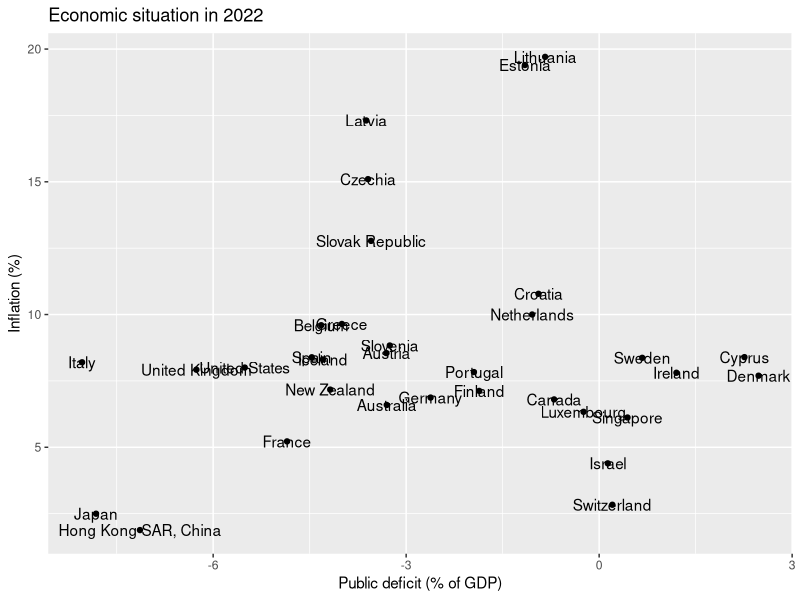
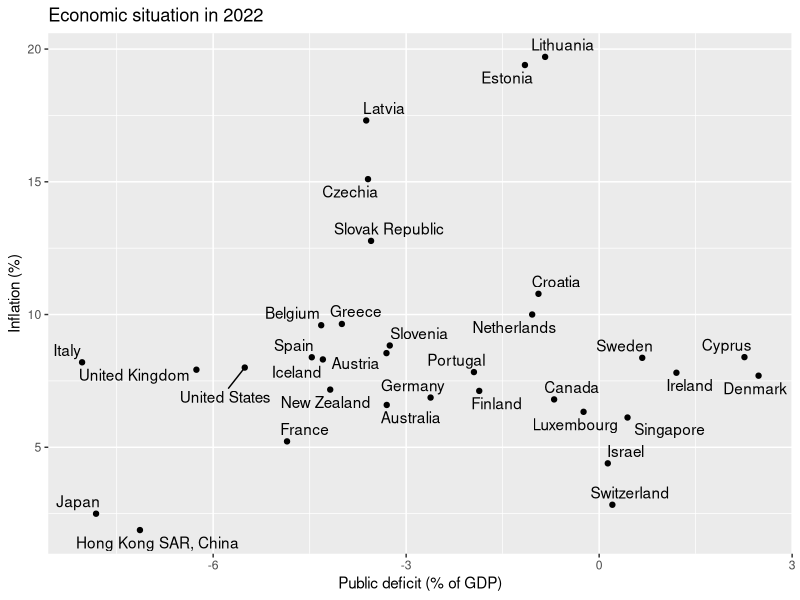
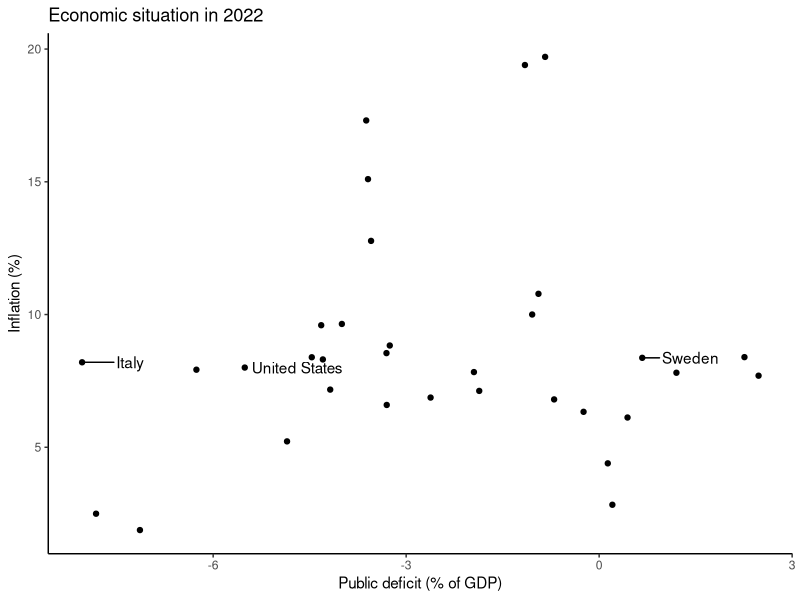
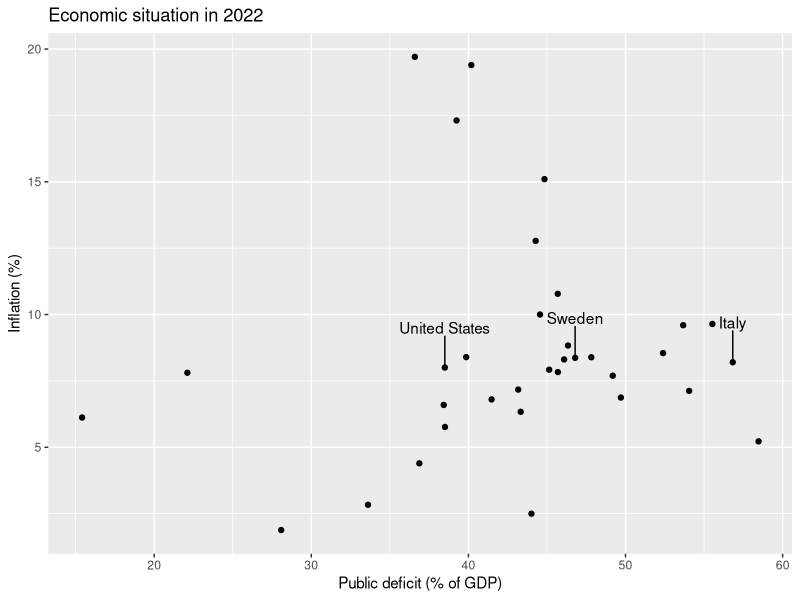

Here is the R script that generated these plots, in order:
## ---- chunk 1
library(tidyverse)
# Get fiscal data
imf <- read_csv("data_macro/imf-fiscalmonitor-apr2023.csv")
imf
## ---- chunk 2
# Reformat data to wide and keep only the latest year
imf_wide2022 <- imf %>% select(variable,country,`2022`) %>%
  pivot_wider(names_from = variable, values_from = `2022`)

imf_wide2022
## ---- chunk 3
# Merge in inflation data:
inf <- read_csv("data_macro/inflation_WDI.csv")
inf2022 <- inf %>% filter(year==2022)

econ2022 <- left_join(imf_wide2022,inf2022,by="country")
## ---- chunk 4
# Make a simpe plot:
econ2022 %>%
  filter(country != "Norway") %>%
  ggplot(aes(y=inflation,
         x=`Overall Balance`,
         label=country)) + 
  geom_point() +
  geom_text() +
  labs(title = "Economic situation in 2022",
        x="Public deficit (% of GDP)", y= "Inflation (%)")
## ---- chunk 5
econ2022 %>%
  filter(country != "Norway") %>%
  ggplot(aes(y=inflation,
         x=`Overall Balance`,
         label=country)) + 
  geom_point() +
  ggrepel::geom_text_repel() +
  labs(title = "Economic situation in 2022",
        x="Public deficit (% of GDP)", y= "Inflation (%)")
## ---- chunk 6
econ2022 %>%
  filter(country != "Norway") %>%
  ggplot(aes(y=inflation,
         x=`Overall Balance`)) + 
  geom_point() +
  ggrepel::geom_text_repel(data=econ2022 %>% 
                             filter(country %in% c("Italy",
                                                   "Sweden",
                                                   "United States")),
           aes(label=country),nudge_x=.75) +
  labs(title = "Economic situation in 2022",
        x="Public deficit (% of GDP)", y= "Inflation (%)") +
  theme_classic()
## ---- chunk 7
econ2022 %>%
  ggplot(aes(y=inflation,
         x=`General Government Expenditure`)) + 
  geom_point() +
  ggrepel::geom_text_repel(data=econ2022 %>% 
                             filter(country %in% c("Italy",
                                                   "Sweden",
                                                   "United States")),
           aes(label=country),nudge_y=1.5) +
  labs(title = "Economic situation in 2022",
        x="Public deficit (% of GDP)", y= "Inflation (%)") 
